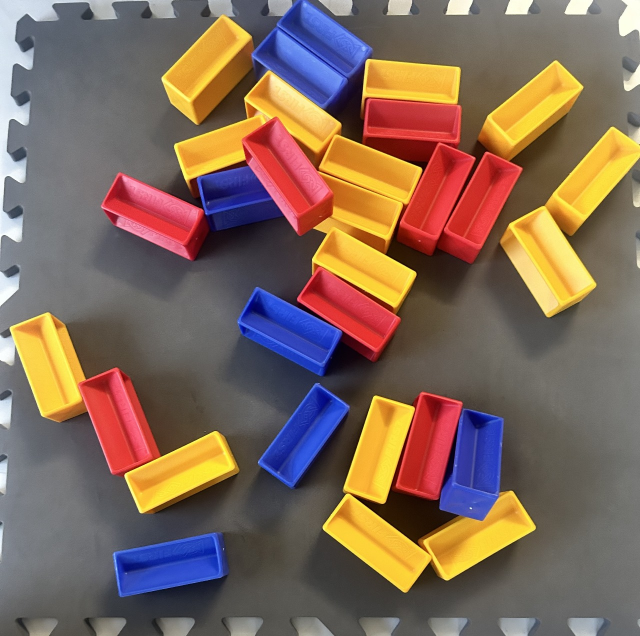
#> input picture Images/Tests2/test01.jpg, 1280 x 1272 px, given in place of test70.jpg, which was not available (shown at 1/2 size)
$ python RunTests.py
#> lines starting #> are read from the running program, lines starting #| are printed output that depends on the picture; after the words box and inside, x2 and y2 are one past the last pixel; in counts of white or black regions, pixels touching at a corner belong together; pictures that were not available may be replaced by others from this repository, and a replacement may not be noted
import random
import time
from timeit import timeit
import cv2
import math
import numpy as np

def isConvex(origin, point1, point2):
    """
    This function returns 1 if the angle formed by the three points is convex, -1 if it is concave, and 0 if it is collinear.
    """
    origin = origin[0]
    point1 = point1[0]
    point2 = point2[0]
    oX = origin[0]
    oY = origin[1]
    p1X = point1[0]
    p1Y = point1[1]
    p2X = point2[0]
    p2Y = point2[1]
    val = (p1X - oX)*(p2Y - oY) - (p2X - oX)*(p1Y - oY)

    if val > 0 :
        return False
    else:
        return True

def orientation(contour):
    # print(contour)
    try:
        max_len = 0
        max_edge = None
        for i in range(len(contour)-1):
            current = contour[i]
            next = contour[(i+1)]
            nextX = next[0][0]
            nextY = next[0][1]
            currentX = current[0][0]
            currentY = current[0][1]
            dX = currentX - nextX
            dY = currentY - nextY
            length = ((dX)**2 + (dY)**2 )** (1/2)
            if length > max_len:
                max_len = length
                max_edge = (current,next)
        length = ((contour[-1][0][0] - contour[0][0][0])**2 + (contour[-1][0][1] - contour[0][0][1])**2)** (1/2)
        if length > max_len:
                max_len = length
                max_edge = (contour[-1],contour[0])
        dX = max_edge[1][0][0] - max_edge[0][0][0]
        dY = max_edge[1][0][1] - max_edge[0][0][1]
        theta = math.degrees(math.atan2(dY, dX))
        return theta+180
    except:
        return -1
def findObjects(img, contours, id):
    new_contours = []
    objects = []
    image_copy = img.copy()
    for contour in contours:

        contourArea = cv2.contourArea(contour)
        #cv2.circle(img, (int(contour[0][0][0]), int(contour[0][0][1])), 10, (0, 0, 255), 2)
        # print(contourArea)
        if contourArea >= 2000 and contourArea <= 6000:

            contour = cv2.approxPolyDP(contour, 9,closed = True)
            M = cv2.moments(contour)
            cx = int(M['m10']/M['m00'])
            cy = int(M['m01']/M['m00'])

            new_contours.append(contour)
            angle = orientation(contour)
            objects.append(((cx*3/64,cy*3/64),angle))
        elif contourArea >= 6000 and contourArea <= 10000:
            contour = cv2.approxPolyDP(contour, 6,closed = True)
            print("contour:",contour)
            for i in range(len(contour)):
                print("i:",i)
                print(isConvex(contour[i], contour[i-1], contour[(i+1)%len(contour)]))
                if isConvex(contour[i], contour[i-1], contour[(i+1)%len(contour)]):
                    print("convex",i)
                    for j in range(i+1,len(contour)):
                        if isConvex(contour[j], contour[j-1], contour[(j+1)%len(contour)]):
                            print("convex2",j)
                            print(i,j)
                            contour1 = np.concatenate((contour[:i+1],contour[j:]))
                            print("contour1",contour1)
                            contour2 = contour[i:j+1]
                            print("contour2",contour2)
                            new_contours.append(contour1)
                            new_contours.append(contour2)
                            angle1= orientation(contour1)
                            angle2 = orientation(contour2)
                            M1 = cv2.moments(contour1)
                            M2 = cv2.moments(contour2)
                            try:
                                cx1 = int((M1['m10']/M1['m00']))
                                cy1 = int((M1['m01']/M1['m00']))
                                objects.append(((cx1*3/64,cy1*3/64),angle1))
                            except ZeroDivisionError:
                                continue
                            try:
                                cx2 = int((M2['m10']/M2['m00']))
                                cy2 = int((M2['m01']/M2['m00']))
                                objects.append(((cx2*3/64,cy2*3/64),angle2))
                            except ZeroDivisionError:

                                continue
                            break
                    break
            #if convex corners > 0:
                #convex check
            #else
                #ratio check

    cv2.drawContours(image=img, contours=new_contours, contourIdx=-1, color=(255,0,0), thickness=2, lineType=cv2.LINE_AA)
    # cv2.imshow("Contoured"+id,img)
    return (objects,img)
def processImage(img,id):
    original = cv2.cvtColor(img,cv2.COLOR_RGB2HSV)
    # yellowMask = cv2.inRange(original, (0,23,127),(160,255,255))
    # blueMask = cv2.inRange(original, (102,0,0),(255,131,65))
    # redMask = cv2.inRange(original, (0,0,110),(130,116,255))
    yellowMask = cv2.inRange(original, (80,100,115),(110,255,255))
    blueMask = cv2.inRange(original, (0,100,0),(90,255,255))
    redMask = cv2.inRange(original, (110,100,115),(255,255,255))
    yellowMask = cv2.bitwise_and(cv2.bitwise_not(redMask), yellowMask)
    contoursYellow, hierarchy = cv2.findContours(yellowMask, cv2.RETR_TREE, cv2.CHAIN_APPROX_SIMPLE)
    contoursBlue, hierarchy = cv2.findContours(blueMask, cv2.RETR_TREE, cv2.CHAIN_APPROX_SIMPLE)
    contoursRed, hierarchy = cv2.findContours(redMask, cv2.RETR_TREE, cv2.CHAIN_APPROX_SIMPLE)
    # print(contoursBlue)
    img_contour = img
    neutralSamples,img_contour = findObjects(img_contour, contoursYellow,"neutralSamples"+str(id))
    blueSamples,img_contour = findObjects(img_contour, contoursBlue,"blueSamples"+str(id))
    redSamples,img_contour =  findObjects(img_contour, contoursRed,"redSamples"+str(id))
    cv2.imwrite("ImageResults\\Batch3\\test"+str(id)+".jpg",img_contour)
    return (redSamples, blueSamples,neutralSamples)

if __name__ == '__main__':
    for i in range(70,71):
        print("Image:",i)
        img = cv2.imread('Images\\Tests2\\test'+str(i).zfill(2)+'.jpg')
#> img is the input picture: shape (1272, 1280, 3); mean B, G, R 90.3, 104.7, 128.5
        img = cv2.resize(img,(512,512))
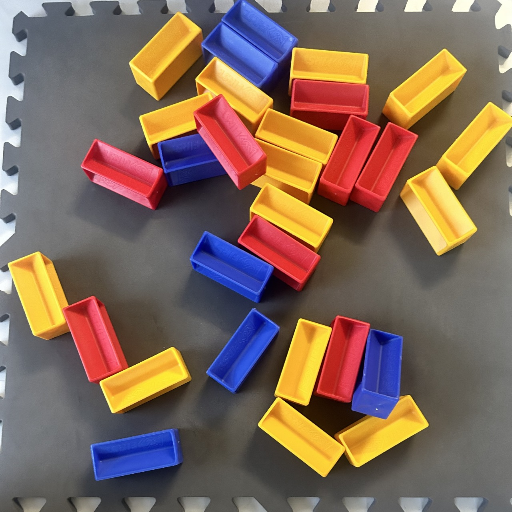
#> img: shape (512, 512, 3); mean B, G, R 90.2, 104.6, 128.4
        objects = processImage(img,i)
#> in processImage, `original = cv2.cvtColor(img,cv2.COLOR_RGB2HSV)`: original: shape (512, 512, 3); mean H, S, V 80.9, 92.2, 140
#> in processImage, `yellowMask = cv2.inRange(original, (80,100,115),(110,255,255))`:
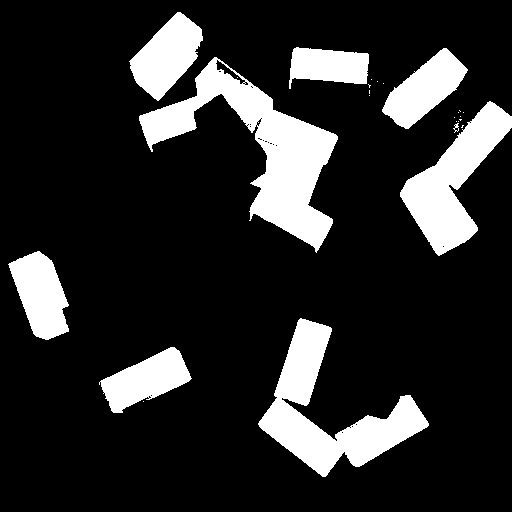
#> yellowMask: shape (512, 512); 16.8% white; 26 white regions (17 under 20 px), largest, box (x1, y1, x2, y2) and area: (139, 57, 338, 253) 11916, (258, 318, 429, 477) 9220, (400, 101, 512, 256) 6902
#> in processImage, `blueMask = cv2.inRange(original, (0,100,0),(90,255,255))`:
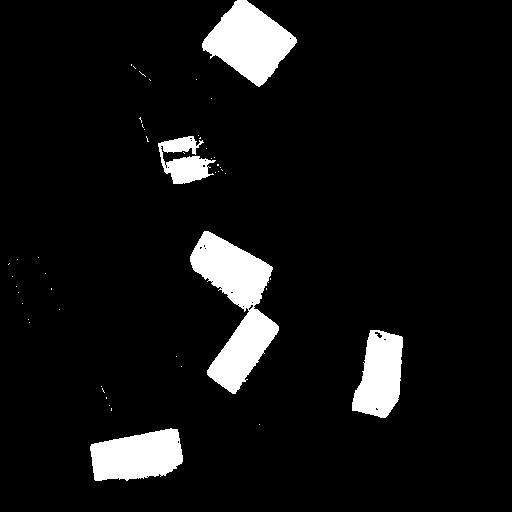
#> blueMask: shape (512, 512); 7.5% white; 49 white regions (44 under 20 px), largest, box (x1, y1, x2, y2) and area: (190, 231, 279, 394) 6612, (202, 0, 297, 87) 4603, (90, 428, 183, 481) 3702, (352, 330, 403, 418) 3171, (158, 136, 216, 184) 1502
#> in processImage, `redMask = cv2.inRange(original, (110,100,115),(255,255,255))`:
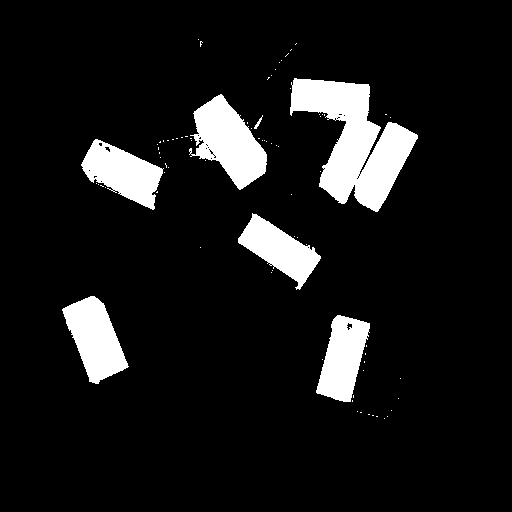
#> redMask: shape (512, 512); 9.4% white; 80 white regions (73 under 20 px), largest, box (x1, y1, x2, y2) and area: (290, 78, 418, 212) 8348, (189, 94, 267, 190) 4043, (62, 296, 129, 384) 3304
#> in processImage, `yellowMask = cv2.bitwise_and(cv2.bitwise_not(redMask), yellowMask)`: yellowMask: shape (512, 512); 16.8% white; 24 white regions (15 under 20 px)
#> in processImage, `contoursYellow, hierarchy = cv2.findContours(yellowMask, cv2.RETR_TREE..`: contoursYellow = 60 contours, 50 with area under 20; largest, box (x1, y1, x2, y2) and area: (139, 57, 338, 253) 11687, (258, 318, 429, 477) 8922, (400, 101, 512, 256) 6718, (129, 12, 203, 101) 3536, (8, 251, 69, 340) 3270
#> in processImage, `contoursBlue, hierarchy = cv2.findContours(blueMask, cv2.RETR_TREE, cv..`: contoursBlue = 71 contours, 65 with area under 20; largest, box (x1, y1, x2, y2) and area: (190, 231, 279, 394) 6417, (202, 0, 297, 87) 4489, (90, 428, 183, 481) 3578, (352, 330, 403, 418) 3082, (158, 136, 216, 184) 1360, (374, 331, 383, 339) 30
#> in processImage, `contoursRed, hierarchy = cv2.findContours(redMask, cv2.RETR_TREE, cv2...`: contoursRed = 112 contours, 103 with area under 20; largest, box (x1, y1, x2, y2) and area: (290, 78, 418, 212) 8066, (189, 94, 267, 190) 3918, (62, 296, 129, 384) 3192, (81, 139, 164, 210) 3027, (316, 315, 370, 402) 2832
#> the loop in findObjects, `for contour in contours: ` made 60 passes
#> (contourArea, contour, cx, cy) on passes 2, 59: (3068, [[179, 351], [101, 380], [111, 410], [188, 381]], 144, 380), (3535.5, [[180, 12], [129, 61], [157, 100], [202, 40]], 165, 54)
#> (contourArea, cx, cy) on pass 58: (2283.5, 329, 65)
#> (printed output is left out)
#> after the loop in findObjects, `for contour in contours:`: new_contours = 7 contours; box (x1, y1, x2, y2) and area: (258, 318, 387, 477) 6234, (8, 251, 69, 340) 3132, (129, 12, 203, 101) 2970, (382, 48, 468, 125) 2966, (101, 351, 189, 411) 2600, (289, 49, 368, 89) 2192, (344, 395, 429, 467) 2184; objects = [((6.75, 17.81), 339.6), ((14.48, 18.98), 219.6), ((18.14, 20.25), 149.3), ((1.88, 13.88), 250.1), ((19.88, 4.03), 321.8), ((15.42, 3.05), 3.09), ((7.73, 2.53), 126.9)]
#> (the run stopped early here; a loop or call above may not have finished)

$ run again, on Images/Tests2/test05.jpg
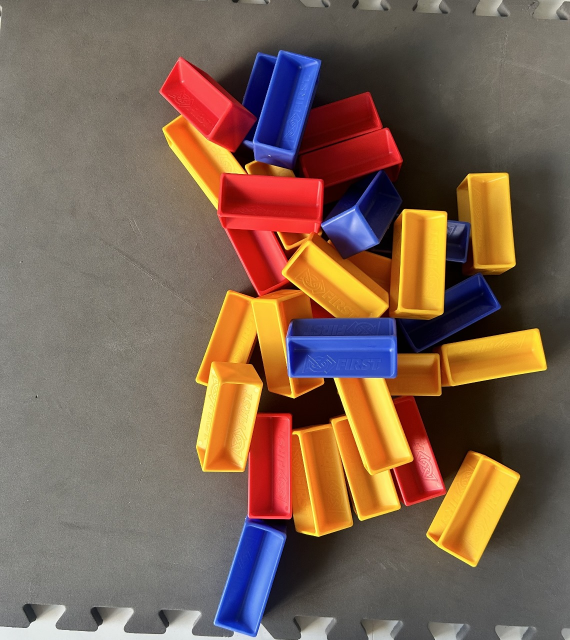
#> input picture Images/Tests2/test05.jpg, 1140 x 1280 px, given in place of test70.jpg, which was not available (shown at 1/2 size)
#> img is the input picture: shape (1280, 1140, 3); mean B, G, R 82.8, 98.8, 123.9
#> `img = cv2.resize(img,(512,512))`:
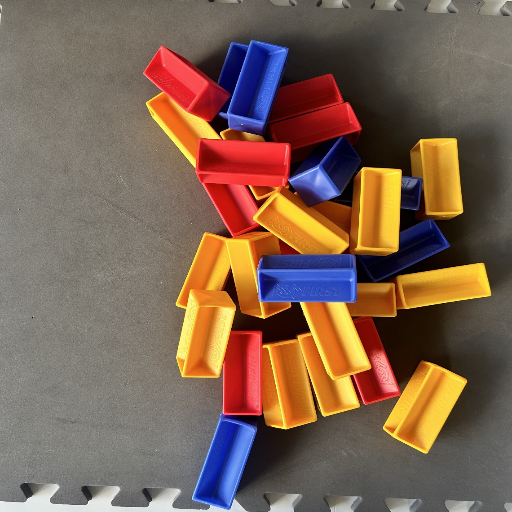
#> img: shape (512, 512, 3); mean B, G, R 82.7, 98.7, 123.8
#> original: shape (512, 512, 3); mean H, S, V 94.3, 96.3, 131
#> blueMask: shape (512, 512); 5.9% white; 79 white regions (68 under 20 px), largest, box (x1, y1, x2, y2) and area: (258, 255, 364, 302) 4351, (219, 40, 289, 130) 4217, (192, 414, 258, 510) 3548
#> redMask: shape (512, 512); 7.1% white; 134 white regions (116 under 20 px), largest, box (x1, y1, x2, y2) and area: (194, 128, 293, 238) 6394, (222, 331, 268, 419) 3395, (143, 45, 228, 122) 3150
#> in processImage, `yellowMask = cv2.bitwise_and(cv2.bitwise_not(redMask), yellowMask)`:
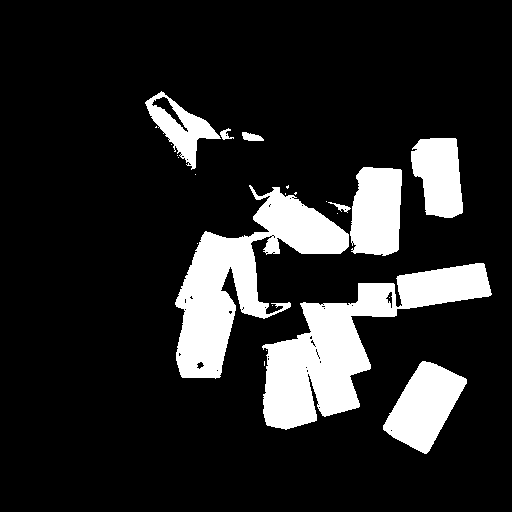
#> yellowMask: shape (512, 512); 15.2% white; 24 white regions (15 under 20 px)
#> contoursYellow = 73 contours, 61 with area under 20; largest, box (x1, y1, x2, y2) and area: (262, 263, 492, 430) 13334, (175, 185, 349, 379) 11915, (383, 361, 467, 454) 4228, (350, 167, 402, 256) 3852, (411, 138, 463, 218) 3088
#> contoursBlue = 146 contours, 131 with area under 20; largest, box (x1, y1, x2, y2) and area: (258, 255, 364, 302) 4254, (219, 40, 289, 130) 4108, (192, 414, 258, 510) 3432, (289, 138, 359, 200) 1608, (394, 219, 450, 274) 1186
#> contoursRed = 169 contours, 151 with area under 20; largest, box (x1, y1, x2, y2) and area: (194, 128, 293, 238) 6234, (222, 331, 268, 419) 3268, (143, 45, 228, 122) 3039, (353, 316, 401, 405) 2052, (298, 74, 362, 142) 1874
#> the loop in findObjects, `for contour in contours: ` made 73 passes
#> (contourArea, contour, cx, cy) on passes 1, 56: (4228, [[422, 361], [383, 429], [426, 453], [466, 379]], 424, 405), (3852.5, [[363, 167], [351, 251], [398, 249], [401, 170]], 377, 210)
#> after the loop in findObjects, `for contour in contours:`: new_contours = 4 contours; box (x1, y1, x2, y2) and area: (383, 361, 467, 454) 3918, (351, 167, 402, 252) 3468, (411, 139, 462, 215) 3051, (149, 91, 221, 169) 1987; objects = [((19.88, 18.98), 118.4), ((17.67, 9.84), 278.1), ((20.48, 8.2), 86.13), ((8.39, 5.91), 38.54)]

$ run again, on Images/Tests2/test06.jpg
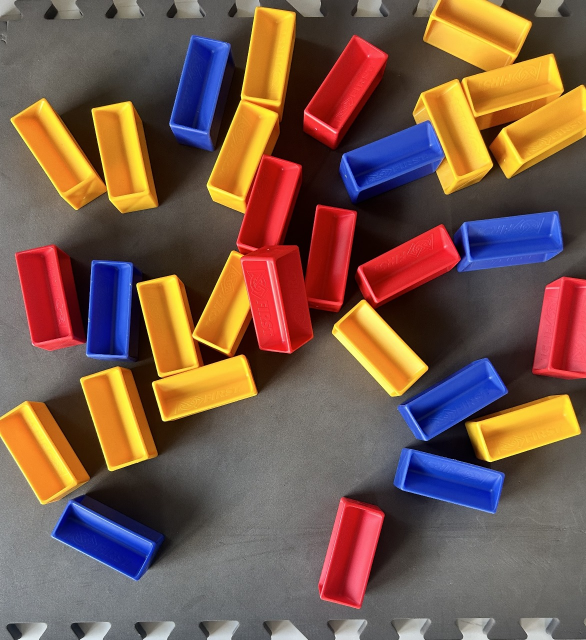
#> input picture Images/Tests2/test06.jpg, 1172 x 1280 px, given in place of test70.jpg, which was not available (shown at 1/2 size)
#> img is the input picture: shape (1280, 1172, 3); mean B, G, R 75.7, 89.7, 119.7
#> `img = cv2.resize(img,(512,512))`:
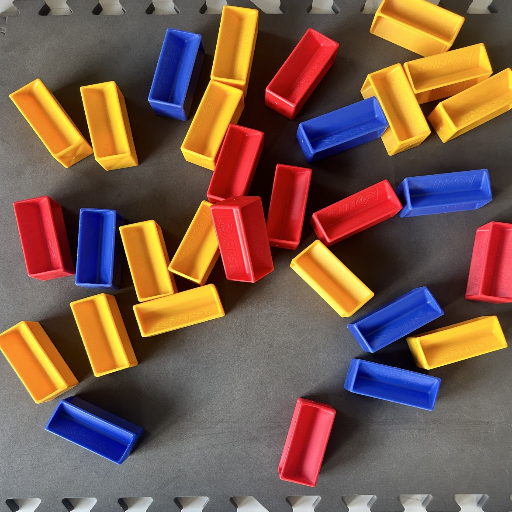
#> img: shape (512, 512, 3); mean B, G, R 75.6, 89.6, 119.6
#> original: shape (512, 512, 3); mean H, S, V 89.1, 115, 131.7
#> blueMask: shape (512, 512); 8.9% white; 107 white regions (96 under 20 px), largest, box (x1, y1, x2, y2) and area: (397, 168, 492, 218) 3515, (45, 397, 145, 465) 3389, (297, 97, 388, 161) 3366
#> redMask: shape (512, 512); 9.9% white; 46 white regions (36 under 20 px), largest, box (x1, y1, x2, y2) and area: (206, 118, 312, 283) 9753, (278, 398, 336, 487) 3380, (465, 221, 512, 304) 3227
#> in processImage, `yellowMask = cv2.bitwise_and(cv2.bitwise_not(redMask), yellowMask)`:
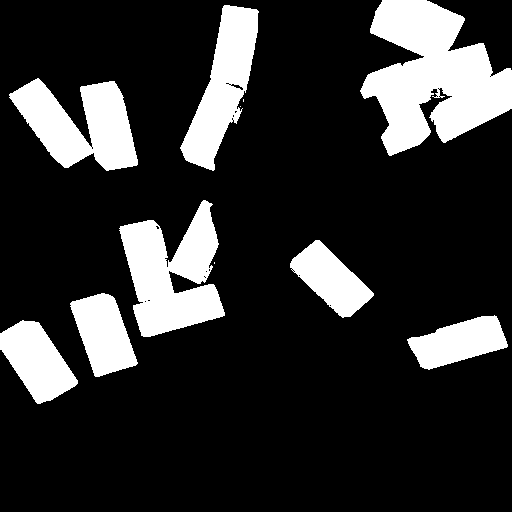
#> yellowMask: shape (512, 512); 18.7% white; 11 white regions (3 under 20 px)
#> contoursYellow = 34 contours, 25 with area under 20; largest, box (x1, y1, x2, y2) and area: (360, 0, 512, 156) 13524, (119, 200, 225, 337) 8092, (9, 78, 138, 171) 6710, (180, 5, 259, 171) 5914, (0, 320, 78, 404) 3656
#> contoursBlue = 164 contours, 156 with area under 20; largest, box (x1, y1, x2, y2) and area: (397, 168, 492, 218) 3387, (45, 397, 145, 465) 3315, (297, 97, 388, 161) 3254, (347, 286, 444, 354) 3227, (343, 355, 441, 411) 3198, (147, 28, 202, 121) 3027, (75, 208, 118, 289) 2872, (295, 268, 323, 296) 62
#> contoursRed = 83 contours, 72 with area under 20; largest, box (x1, y1, x2, y2) and area: (206, 118, 312, 283) 9552, (278, 398, 336, 487) 3268, (465, 221, 512, 304) 3116, (265, 28, 339, 117) 2995, (312, 179, 402, 246) 2962
#> the loop in findObjects, `for contour in contours: ` made 34 passes
#> (contourArea, contour, cx, cy) on passes 3, 5: (3408, [[104, 293], [70, 303], [95, 376], [137, 363]], 101, 335), (3141.5, [[315, 240], [290, 267], [350, 316], [373, 293]], 331, 278)
#> (printed output is left out)
#> after the loop in findObjects, `for contour in contours:`: new_contours = 9 contours; largest, box (x1, y1, x2, y2) and area: (180, 6, 257, 171) 5800, (133, 200, 225, 337) 5366, (0, 320, 78, 404) 3520, (80, 81, 138, 171) 3182, (70, 293, 138, 377) 3050; objects = [((1.64, 16.83), 56.31), ((21.47, 16.03), 344.6), ((4.73, 15.7), 64.76), ((15.52, 13.03), 42.42), ((8.58, 13.27), 165.5), ((6.75, 11.91), 252), ((2.39, 5.72), 233), ((5.02, 5.91), 74.51), ((10.41, 4.08), 98.05)]

$ run again, on Images/Tests2/test07.jpg
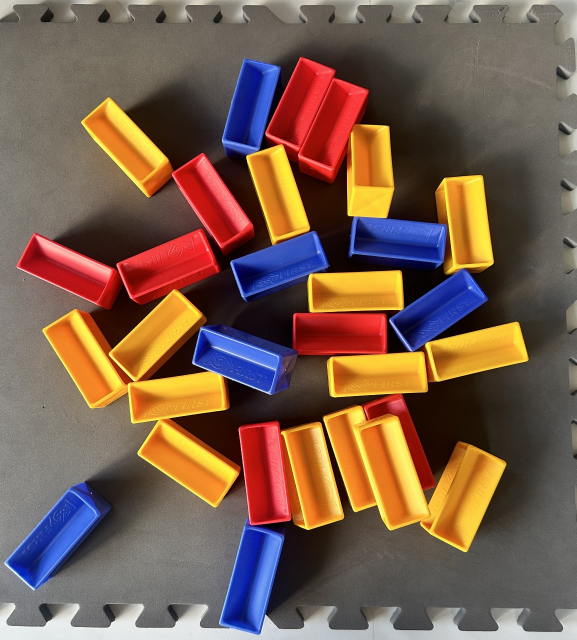
#> input picture Images/Tests2/test07.jpg, 1153 x 1280 px, given in place of test70.jpg, which was not available (shown at 1/2 size)
#> img is the input picture: shape (1280, 1153, 3); mean B, G, R 77.3, 93.3, 120.6
#> `img = cv2.resize(img,(512,512))`:
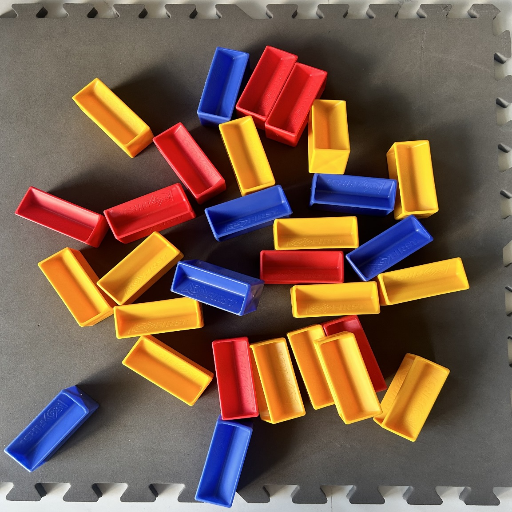
#> img: shape (512, 512, 3); mean B, G, R 77.2, 93.2, 120.5
#> original: shape (512, 512, 3); mean H, S, V 92.6, 112.1, 130.7
#> blueMask: shape (512, 512); 7.7% white; 94 white regions (87 under 20 px), largest, box (x1, y1, x2, y2) and area: (5, 385, 99, 472) 3567, (196, 418, 253, 508) 3130, (309, 174, 396, 217) 2748
#> redMask: shape (512, 512); 8.2% white; 66 white regions (52 under 20 px), largest, box (x1, y1, x2, y2) and area: (15, 183, 195, 247) 5494, (236, 46, 327, 145) 5236, (212, 337, 264, 421) 3248
#> in processImage, `yellowMask = cv2.bitwise_and(cv2.bitwise_not(redMask), yellowMask)`:
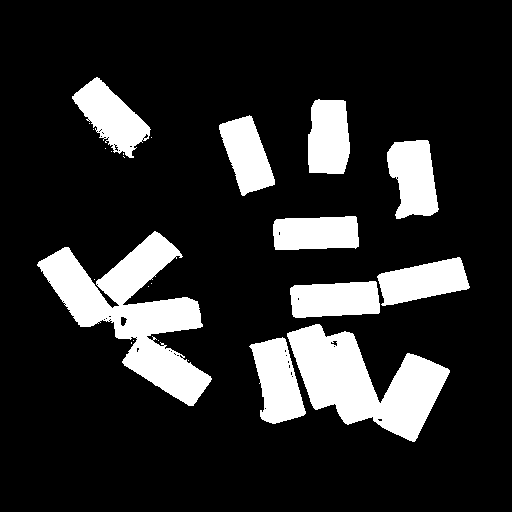
#> yellowMask: shape (512, 512); 16.8% white; 24 white regions (14 under 20 px)
#> contoursYellow = 72 contours, 60 with area under 20; largest, box (x1, y1, x2, y2) and area: (37, 231, 212, 406) 11311, (287, 324, 450, 442) 9280, (249, 337, 306, 424) 2946, (72, 77, 151, 158) 2932, (387, 140, 439, 219) 2880
#> contoursBlue = 168 contours, 157 with area under 20; largest, box (x1, y1, x2, y2) and area: (5, 385, 99, 472) 3470, (196, 418, 253, 508) 3014, (170, 261, 260, 316) 2726, (345, 215, 434, 281) 2694, (309, 174, 396, 217) 2692
#> contoursRed = 98 contours, 80 with area under 20; largest, box (x1, y1, x2, y2) and area: (15, 183, 195, 247) 5724, (236, 46, 327, 145) 5158, (212, 337, 264, 421) 3131, (132, 122, 225, 200) 2735, (260, 250, 344, 284) 2614
#> the loop in findObjects, `for contour in contours: ` made 72 passes
#> (contourArea, contour, cx, cy) on pass 48: (2880.5, [[427, 140], [387, 152], [396, 218], [438, 209]], 412, 179)
#> (printed output is left out)
#> after the loop in findObjects, `for contour in contours:`: new_contours = 10 contours; largest, box (x1, y1, x2, y2) and area: (287, 324, 448, 441) 8530, (249, 337, 306, 424) 3124, (72, 77, 151, 158) 2954, (387, 140, 439, 219) 2872, (379, 258, 469, 305) 2600; objects = [((12.84, 17.86), 73.16), ((17.06, 17.81), 249.8), ((16.45, 19.41), 18.89), ((15.7, 13.97), 179.3), ((19.78, 13.17), 169.6), ((14.77, 10.92), 358.6), ((19.31, 8.39), 80.94), ((11.53, 7.27), 251.8), ((15.33, 6.42), 274.8), ((5.2, 5.53), 43.92)]
